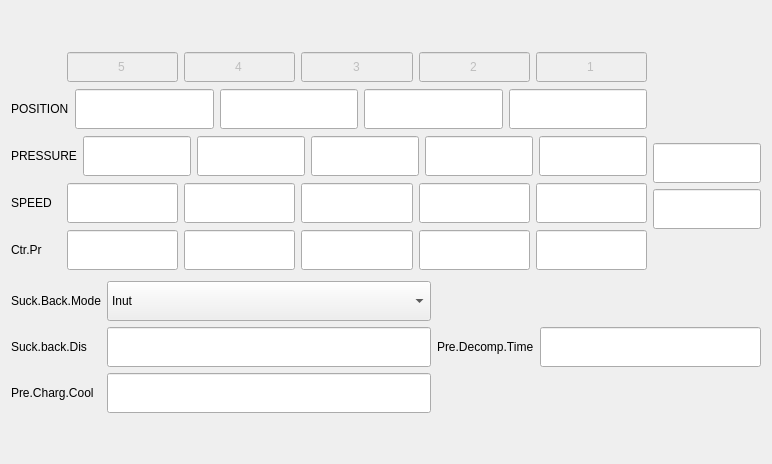
                  <widget class="QWidget" name="tab_18">
                   <attribute name="title">
                    <string>B</string>
                   </attribute>
                   <layout class="QVBoxLayout" name="verticalLayout_30">
                    <item>
                     <spacer name="verticalSpacer_30">
                      <property name="orientation">
                       <enum>Qt::Vertical</enum>
                      </property>
                      <property name="sizeHint" stdset="0">
                       <size>
                        <width>20</width>
                        <height>40</height>
                       </size>
                      </property>
                     </spacer>
                    </item>
                    <item>
                     <layout class="QHBoxLayout" name="horizontalLayout_37">
                      <item>
                       <layout class="QVBoxLayout" name="verticalLayout_20">
                        <item>
                         <layout class="QHBoxLayout" name="horizontalLayout_29">
                          <item>
                           <widget class="QLabel" name="label_4">
                            <property name="minimumSize">
                             <size>
                              <width>50</width>
                              <height>0</height>
                             </size>
                            </property>
                            <property name="text">
                             <string/>
                            </property>
                           </widget>
                          </item>
                          <item>
                           <widget class="QLineEdit" name="lineEdit_152">
                            <property name="enabled">
                             <bool>false</bool>
                            </property>
                            <property name="minimumSize">
                             <size>
                              <width>40</width>
                              <height>30</height>
                             </size>
                            </property>
                            <property name="text">
                             <string>5</string>
                            </property>
                            <property name="alignment">
                             <set>Qt::AlignCenter</set>
                            </property>
                            <property name="placeholderText">
                             <string/>
                            </property>
                           </widget>
                          </item>
                          <item>
                           <widget class="QLineEdit" name="lineEdit_169">
                            <property name="enabled">
                             <bool>false</bool>
                            </property>
                            <property name="minimumSize">
                             <size>
                              <width>40</width>
                              <height>30</height>
                             </size>
                            </property>
                            <property name="text">
                             <string>4</string>
                            </property>
                            <property name="alignment">
                             <set>Qt::AlignCenter</set>
                            </property>
                            <property name="placeholderText">
                             <string/>
                            </property>
                           </widget>
                          </item>
                          <item>
                           <widget class="QLineEdit" name="lineEdit_170">
                            <property name="enabled">
                             <bool>false</bool>
                            </property>
                            <property name="minimumSize">
                             <size>
                              <width>40</width>
                              <height>30</height>
                             </size>
                            </property>
                            <property name="text">
                             <string>3</string>
                            </property>
                            <property name="alignment">
                             <set>Qt::AlignCenter</set>
                            </property>
                            <property name="placeholderText">
                             <string/>
                            </property>
                           </widget>
                          </item>
                          <item>
                           <widget class="QLineEdit" name="lineEdit_171">
                            <property name="enabled">
                             <bool>false</bool>
                            </property>
                            <property name="minimumSize">
                             <size>
                              <width>40</width>
                              <height>30</height>
                             </size>
                            </property>
                            <property name="text">
                             <string>2</string>
                            </property>
                            <property name="alignment">
                             <set>Qt::AlignCenter</set>
                            </property>
                            <property name="placeholderText">
                             <string/>
                            </property>
                           </widget>
                          </item>
                          <item>
                           <widget class="QLineEdit" name="lineEdit_172">
                            <property name="enabled">
                             <bool>false</bool>
                            </property>
                            <property name="minimumSize">
                             <size>
                              <width>40</width>
                              <height>30</height>
                             </size>
                            </property>
                            <property name="text">
                             <string>1</string>
                            </property>
                            <property name="alignment">
                             <set>Qt::AlignCenter</set>
                            </property>
                            <property name="placeholderText">
                             <string/>
                            </property>
                           </widget>
                          </item>
                         </layout>
                        </item>
                        <item>
                         <layout class="QHBoxLayout" name="horizontalLayout_36">
                          <item>
                           <widget class="QLabel" name="label_23">
                            <property name="minimumSize">
                             <size>
                              <width>50</width>
                              <height>0</height>
                             </size>
                            </property>
                            <property name="text">
                             <string>POSITION</string>
                            </property>
                           </widget>
                          </item>
                          <item>
                           <widget class="QLineEdit" name="lineEdit_173">
                            <property name="minimumSize">
                             <size>
                              <width>40</width>
                              <height>40</height>
                             </size>
                            </property>
                            <property name="alignment">
                             <set>Qt::AlignCenter</set>
                            </property>
                            <property name="placeholderText">
                             <string/>
                            </property>
                           </widget>
                          </item>
                          <item>
                           <widget class="QLineEdit" name="lineEdit_174">
                            <property name="minimumSize">
                             <size>
                              <width>40</width>
                              <height>40</height>
                             </size>
                            </property>
                            <property name="alignment">
                             <set>Qt::AlignCenter</set>
                            </property>
                            <property name="placeholderText">
                             <string/>
                            </property>
                           </widget>
                          </item>
                          <item>
                           <widget class="QLineEdit" name="lineEdit_175">
                            <property name="minimumSize">
                             <size>
                              <width>40</width>
                              <height>40</height>
                             </size>
                            </property>
                            <property name="alignment">
                             <set>Qt::AlignCenter</set>
                            </property>
                            <property name="placeholderText">
                             <string/>
                            </property>
                           </widget>
                          </item>
                          <item>
                           <widget class="QLineEdit" name="lineEdit_176">
                            <property name="minimumSize">
                             <size>
                              <width>40</width>
                              <height>40</height>
                             </size>
                            </property>
                            <property name="alignment">
                             <set>Qt::AlignCenter</set>
                            </property>
                            <property name="placeholderText">
                             <string/>
                            </property>
                           </widget>
                          </item>
                         </layout>
                        </item>
                        <item>
                         <layout class="QHBoxLayout" name="horizontalLayout_35">
                          <item>
                           <widget class="QLabel" name="label_22">
                            <property name="minimumSize">
                             <size>
                              <width>50</width>
                              <height>0</height>
                             </size>
                            </property>
                            <property name="text">
                             <string>PRESSURE</string>
                            </property>
                           </widget>
                          </item>
                          <item>
                           <widget class="QLineEdit" name="lineEdit_162">
                            <property name="minimumSize">
                             <size>
                              <width>40</width>
                              <height>40</height>
                             </size>
                            </property>
                            <property name="alignment">
                             <set>Qt::AlignCenter</set>
                            </property>
                            <property name="placeholderText">
                             <string/>
                            </property>
                           </widget>
                          </item>
                          <item>
                           <widget class="QLineEdit" name="lineEdit_165">
                            <property name="minimumSize">
                             <size>
                              <width>40</width>
                              <height>40</height>
                             </size>
                            </property>
                            <property name="alignment">
                             <set>Qt::AlignCenter</set>
                            </property>
                            <property name="placeholderText">
                             <string/>
                            </property>
                           </widget>
                          </item>
                          <item>
                           <widget class="QLineEdit" name="lineEdit_166">
                            <property name="minimumSize">
                             <size>
                              <width>40</width>
                              <height>40</height>
                             </size>
                            </property>
                            <property name="alignment">
                             <set>Qt::AlignCenter</set>
                            </property>
                            <property name="placeholderText">
                             <string/>
                            </property>
                           </widget>
                          </item>
                          <item>
                           <widget class="QLineEdit" name="lineEdit_167">
                            <property name="minimumSize">
                             <size>
                              <width>40</width>
                              <height>40</height>
                             </size>
                            </property>
                            <property name="alignment">
                             <set>Qt::AlignCenter</set>
                            </property>
                            <property name="placeholderText">
                             <string/>
                            </property>
                           </widget>
                          </item>
                          <item>
                           <widget class="QLineEdit" name="lineEdit_168">
                            <property name="minimumSize">
                             <size>
                              <width>40</width>
                              <height>40</height>
                             </size>
                            </property>
                            <property name="alignment">
                             <set>Qt::AlignCenter</set>
                            </property>
                            <property name="placeholderText">
                             <string/>
                            </property>
                           </widget>
                          </item>
                         </layout>
                        </item>
                        <item>
                         <layout class="QHBoxLayout" name="horizontalLayout_34">
                          <item>
                           <widget class="QLabel" name="label_21">
                            <property name="minimumSize">
                             <size>
                              <width>50</width>
                              <height>0</height>
                             </size>
                            </property>
                            <property name="text">
                             <string>SPEED</string>
                            </property>
                           </widget>
                          </item>
                          <item>
                           <widget class="QLineEdit" name="lineEdit_144">
                            <property name="minimumSize">
                             <size>
                              <width>40</width>
                              <height>40</height>
                             </size>
                            </property>
                            <property name="alignment">
                             <set>Qt::AlignCenter</set>
                            </property>
                            <property name="placeholderText">
                             <string/>
                            </property>
                           </widget>
                          </item>
                          <item>
                           <widget class="QLineEdit" name="lineEdit_145">
                            <property name="minimumSize">
                             <size>
                              <width>40</width>
                              <height>40</height>
                             </size>
                            </property>
                            <property name="alignment">
                             <set>Qt::AlignCenter</set>
                            </property>
                            <property name="placeholderText">
                             <string/>
                            </property>
                           </widget>
                          </item>
                          <item>
                           <widget class="QLineEdit" name="lineEdit_146">
                            <property name="minimumSize">
                             <size>
                              <width>40</width>
                              <height>40</height>
                             </size>
                            </property>
                            <property name="alignment">
                             <set>Qt::AlignCenter</set>
                            </property>
                            <property name="placeholderText">
                             <string/>
                            </property>
                           </widget>
                          </item>
                          <item>
                           <widget class="QLineEdit" name="lineEdit_147">
                            <property name="minimumSize">
                             <size>
                              <width>40</width>
                              <height>40</height>
                             </size>
                            </property>
                            <property name="alignment">
                             <set>Qt::AlignCenter</set>
                            </property>
                            <property name="placeholderText">
                             <string/>
                            </property>
                           </widget>
                          </item>
                          <item>
                           <widget class="QLineEdit" name="lineEdit_148">
                            <property name="minimumSize">
                             <size>
                              <width>40</width>
                              <height>40</height>
                             </size>
                            </property>
                            <property name="alignment">
                             <set>Qt::AlignCenter</set>
                            </property>
                            <property name="placeholderText">
                             <string/>
                            </property>
                           </widget>
                          </item>
                         </layout>
                        </item>
                        <item>
                         <layout class="QHBoxLayout" name="horizontalLayout_39">
                          <item>
                           <widget class="QLabel" name="label_28">
                            <property name="minimumSize">
                             <size>
                              <width>50</width>
                              <height>0</height>
                             </size>
                            </property>
                            <property name="text">
                             <string>Ctr.Pr</string>
                            </property>
                           </widget>
                          </item>
                          <item>
                           <widget class="QLineEdit" name="lineEdit_182">
                            <property name="minimumSize">
                             <size>
                              <width>40</width>
                              <height>40</height>
                             </size>
                            </property>
                            <property name="alignment">
                             <set>Qt::AlignCenter</set>
                            </property>
                            <property name="placeholderText">
                             <string/>
                            </property>
                           </widget>
                          </item>
                          <item>
                           <widget class="QLineEdit" name="lineEdit_183">
                            <property name="minimumSize">
                             <size>
                              <width>40</width>
                              <height>40</height>
                             </size>
                            </property>
                            <property name="alignment">
                             <set>Qt::AlignCenter</set>
                            </property>
                            <property name="placeholderText">
                             <string/>
                            </property>
                           </widget>
                          </item>
                          <item>
                           <widget class="QLineEdit" name="lineEdit_184">
                            <property name="minimumSize">
                             <size>
                              <width>40</width>
                              <height>40</height>
                             </size>
                            </property>
                            <property name="alignment">
                             <set>Qt::AlignCenter</set>
                            </property>
                            <property name="placeholderText">
                             <string/>
                            </property>
                           </widget>
                          </item>
                          <item>
                           <widget class="QLineEdit" name="lineEdit_185">
                            <property name="minimumSize">
                             <size>
                              <width>40</width>
                              <height>40</height>
                             </size>
                            </property>
                            <property name="alignment">
                             <set>Qt::AlignCenter</set>
                            </property>
                            <property name="placeholderText">
                             <string/>
                            </property>
                           </widget>
                          </item>
                          <item>
                           <widget class="QLineEdit" name="lineEdit_186">
                            <property name="minimumSize">
                             <size>
                              <width>40</width>
                              <height>40</height>
                             </size>
                            </property>
                            <property name="alignment">
                             <set>Qt::AlignCenter</set>
                            </property>
                            <property name="placeholderText">
                             <string/>
                            </property>
                           </widget>
                          </item>
                         </layout>
                        </item>
                       </layout>
                      </item>
                      <item>
                       <layout class="QVBoxLayout" name="verticalLayout_25">
                        <item>
                         <widget class="QLabel" name="label_13">
                          <property name="minimumSize">
                           <size>
                            <width>0</width>
                            <height>40</height>
                           </size>
                          </property>
                          <property name="text">
                           <string/>
                          </property>
                         </widget>
                        </item>
                        <item>
                         <widget class="QLabel" name="label_6">
                          <property name="minimumSize">
                           <size>
                            <width>0</width>
                            <height>40</height>
                           </size>
                          </property>
                          <property name="text">
                           <string/>
                          </property>
                         </widget>
                        </item>
                        <item>
                         <widget class="QLineEdit" name="lineEdit_180">
                          <property name="minimumSize">
                           <size>
                            <width>40</width>
                            <height>40</height>
                           </size>
                          </property>
                          <property name="alignment">
                           <set>Qt::AlignCenter</set>
                          </property>
                          <property name="placeholderText">
                           <string/>
                          </property>
                         </widget>
                        </item>
                        <item>
                         <widget class="QLineEdit" name="lineEdit_181">
                          <property name="minimumSize">
                           <size>
                            <width>40</width>
                            <height>40</height>
                           </size>
                          </property>
                          <property name="alignment">
                           <set>Qt::AlignCenter</set>
                          </property>
                          <property name="placeholderText">
                           <string/>
                          </property>
                         </widget>
                        </item>
                        <item>
                         <widget class="QLabel" name="label_5">
                          <property name="minimumSize">
                           <size>
                            <width>0</width>
                            <height>40</height>
                           </size>
                          </property>
                          <property name="text">
                           <string/>
                          </property>
                         </widget>
                        </item>
                       </layout>
                      </item>
                     </layout>
                    </item>
                    <item>
                     <layout class="QHBoxLayout" name="horizontalLayout">
                      <item>
                       <layout class="QVBoxLayout" name="verticalLayout_18">
                        <item>
                         <widget class="QLabel" name="label_24">
                          <property name="minimumSize">
                           <size>
                            <width>50</width>
                            <height>0</height>
                           </size>
                          </property>
                          <property name="text">
                           <string>Suck.Back.Mode</string>
                          </property>
                         </widget>
                        </item>
                        <item>
                         <widget class="QLabel" name="label_25">
                          <property name="minimumSize">
                           <size>
                            <width>50</width>
                            <height>0</height>
                           </size>
                          </property>
                          <property name="text">
                           <string>Suck.back.Dis</string>
                          </property>
                         </widget>
                        </item>
                        <item>
                         <widget class="QLabel" name="label_26">
                          <property name="minimumSize">
                           <size>
                            <width>50</width>
                            <height>0</height>
                           </size>
                          </property>
                          <property name="text">
                           <string>Pre.Charg.Cool</string>
                          </property>
                         </widget>
                        </item>
                       </layout>
                      </item>
                      <item>
                       <layout class="QVBoxLayout" name="verticalLayout_13">
                        <item>
                         <widget class="QComboBox" name="comboBox_8">
                          <property name="minimumSize">
                           <size>
                            <width>100</width>
                            <height>40</height>
                           </size>
                          </property>
                          <property name="toolTip">
                           <string>Com Accl</string>
                          </property>
                          <property name="sizeAdjustPolicy">
                           <enum>QComboBox::AdjustToContentsOnFirstShow</enum>
                          </property>
                          <item>
                           <property name="text">
                            <string>Inut</string>
                           </property>
                          </item>
                          <item>
                           <property name="text">
                            <string>Util</string>
                           </property>
                          </item>
                         </widget>
                        </item>
                        <item>
                         <widget class="QLineEdit" name="lineEdit_177">
                          <property name="minimumSize">
                           <size>
                            <width>40</width>
                            <height>40</height>
                           </size>
                          </property>
                          <property name="alignment">
                           <set>Qt::AlignCenter</set>
                          </property>
                          <property name="placeholderText">
                           <string/>
                          </property>
                         </widget>
                        </item>
                        <item>
                         <widget class="QLineEdit" name="lineEdit_178">
                          <property name="minimumSize">
                           <size>
                            <width>40</width>
                            <height>40</height>
                           </size>
                          </property>
                          <property name="alignment">
                           <set>Qt::AlignCenter</set>
                          </property>
                          <property name="placeholderText">
                           <string/>
                          </property>
                         </widget>
                        </item>
                       </layout>
                      </item>
                      <item>
                       <layout class="QHBoxLayout" name="horizontalLayout_38">
                        <item>
                         <widget class="QLabel" name="label_27">
                          <property name="minimumSize">
                           <size>
                            <width>50</width>
                            <height>0</height>
                           </size>
                          </property>
                          <property name="text">
                           <string>Pre.Decomp.Time</string>
                          </property>
                         </widget>
                        </item>
                        <item>
                         <widget class="QLineEdit" name="lineEdit_179">
                          <property name="minimumSize">
                           <size>
                            <width>40</width>
                            <height>40</height>
                           </size>
                          </property>
                          <property name="alignment">
                           <set>Qt::AlignCenter</set>
                          </property>
                          <property name="placeholderText">
                           <string/>
                          </property>
                         </widget>
                        </item>
                       </layout>
                      </item>
                     </layout>
                    </item>
                    <item>
                     <spacer name="verticalSpacer_31">
                      <property name="orientation">
                       <enum>Qt::Vertical</enum>
                      </property>
                      <property name="sizeHint" stdset="0">
                       <size>
                        <width>20</width>
                        <height>40</height>
                       </size>
                      </property>
                     </spacer>
                    </item>
                   </layout>
                  </widget>
